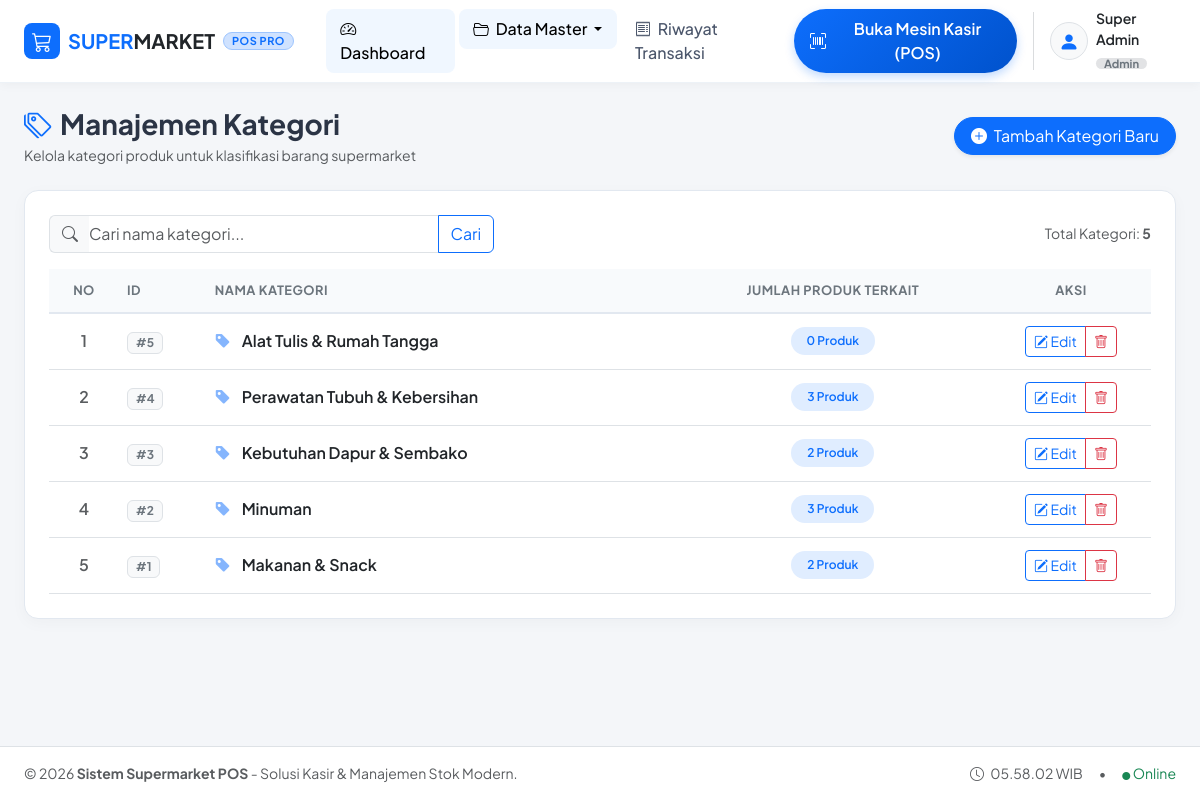
The page /kategori/index.php on the database its author committed.
### tables this page shows
CREATE TABLE `pengguna` (
  `id` int NOT NULL,
  `nama_pengguna` varchar(100) NOT NULL,
  `jabatan` enum('Admin','Kasir','Manager') NOT NULL DEFAULT 'Kasir',
  `username` varchar(50) NOT NULL,
  `password` varchar(255) NOT NULL
);

CREATE TABLE `kategori` (
  `id` int NOT NULL,
  `nama_kategori` varchar(100) NOT NULL
);

### includes/functions.php (called while the page is built, shortened)
<?php
function clean($data) {
    return htmlspecialchars(trim($data ?? ''), ENT_QUOTES, 'UTF-8');
}
function current_user() {
    $pdo = getDbConnection();
    $stmt = $pdo->query("SELECT * FROM pengguna ORDER BY id ASC LIMIT 1");
    $user = $stmt->fetch();
    if ($user) {
        return $user;
    }
    return [
        'id' => 1,
        'nama_pengguna' => 'Admin Kasir',
        'jabatan' => 'Kasir',
        'username' => 'kasir'
    ];
}

### kategori/index.php (the view, shortened to what this page needs)
<?php
require_once __DIR__ . '/../includes/header.php';
$pdo = getDbConnection();
$search = clean($_GET['search'] ?? '');
if (!empty($search)) {
    $stmt = $pdo->prepare("
        SELECT k.*, COUNT(p.id) as total_produk
        FROM kategori k
        LEFT JOIN produk p ON k.id = p.id_kategori
        WHERE k.nama_kategori LIKE ?
        GROUP BY k.id
        ORDER BY k.id DESC
    ");
    $stmt->execute(["%{$search}%"]);
} else {
    $stmt = $pdo->query("
        SELECT k.*, COUNT(p.id) as total_produk
        FROM kategori k
        LEFT JOIN produk p ON k.id = p.id_kategori
        GROUP BY k.id
        ORDER BY k.id DESC
    ");
}
$kategoris = $stmt->fetchAll();
?>
<div class="row align-items-center mb-4">
    <div class="col-md-6">
        <h3 class="fw-bold mb-1"><i class="bi bi-tags text-primary me-2"></i>Manajemen Kategori</h3>
        <p class="text-muted small mb-0">Kelola kategori produk untuk klasifikasi barang supermarket</p>
    </div>
    <div class="col-md-6 text-md-end mt-3 mt-md-0">
        <a href="create.php" class="btn btn-primary rounded-pill px-3 shadow-sm">
            <i class="bi bi-plus-circle-fill me-1"></i> Tambah Kategori Baru
        </a>
    </div>
</div>
<div class="card card-custom">
    <div class="card-body p-4">
        <div class="row mb-3">
            <div class="col-md-5">
                <form method="GET" class="input-group">
                    <span class="input-group-text bg-light border-end-0"><i class="bi bi-search text-muted"></i></span>
                    <input type="text" name="search" class="form-control border-start-0 ps-0" placeholder="Cari nama kategori..." value="<?= htmlspecialchars($search) ?>">
                    <button class="btn btn-outline-primary" type="submit">Cari</button>
                </form>
            </div>
            <div class="col-md-7 text-md-end text-muted small align-self-center mt-2 mt-md-0">
                Total Kategori: <strong><?= count($kategoris) ?></strong>
            </div>
        </div>
        <div class="table-responsive">
            <table class="table table-custom table-hover align-middle mb-0">
                <thead>
                    <tr>
                        <th style="width: 70px;" class="text-center">No</th>
                        <th>ID</th>
                        <th>Nama Kategori</th>
                        <th class="text-center">Jumlah Produk Terkait</th>
                        <th style="width: 160px;" class="text-center">Aksi</th>
                    </tr>
                </thead>
                <tbody>
                    <?php if (empty($kategoris)): ?>
                        <tr>
                            <td colspan="5" class="text-center py-5 text-muted">
                                <i class="bi bi-inbox fs-1 d-block mb-2 text-secondary opacity-50"></i>
                                Tidak ada data kategori yang ditemukan.
                            </td>
                        </tr>
                    <?php else: ?>
                        <?php foreach ($kategoris as $idx => $k): ?>
                            <tr>
                                <td class="text-center text-muted fw-semibold"><?= $idx + 1 ?></td>
                                <td><span class="badge bg-light text-secondary border">#<?= $k['id'] ?></span></td>
                                <td class="fw-semibold text-dark">
                                    <i class="bi bi-tag-fill text-primary opacity-50 me-2"></i>
                                    <?= htmlspecialchars($k['nama_kategori']) ?>
                                </td>
                                <td class="text-center">
                                    <span class="badge badge-subtle-primary px-3 py-2 rounded-pill">
                                        <?= (int)$k['total_produk'] ?> Produk
                                    </span>
                                </td>
                                <td class="text-center">
                                    <div class="btn-group btn-group-sm">
                                        <a href="edit.php?id=<?= $k['id'] ?>" class="btn btn-outline-primary" title="Edit Kategori">
                                            <i class="bi bi-pencil-square"></i> Edit
                                        </a>
                                        <a href="index.php?action=delete&id=<?= $k['id'] ?>"
                                           class="btn btn-outline-danger"
                                           onclick="confirmDelete(event, this.href, 'Hapus Kategori <?= htmlspecialchars(addslashes($k['nama_kategori'])) ?>?');"
                                           title="Hapus Kategori">
                                            <i class="bi bi-trash"></i>
                                        </a>
                                    </div>
                                </td>
                            </tr>
                        <?php endforeach; ?>
                    <?php endif; ?>
                </tbody>
            </table>
        </div>
    </div>
</div>
<?php require_once __DIR__ . '/../includes/footer.php'; ?>

### includes/header.php (shortened to what this page needs)
<?php
require_once __DIR__ . '/functions.php';
$activeUser = current_user();
$scriptName = $_SERVER['SCRIPT_NAME'] ?? '';
$depth = substr_count(trim($scriptName, '/'), '/');
$baseUrl = ($depth > 1) ? '../' : '';
?>
<!DOCTYPE html>
<html lang="id">
<head>
    <link href="https://cdn.jsdelivr.net/npm/bootstrap@5.3.3/dist/css/bootstrap.min.css" rel="stylesheet">
    <link rel="stylesheet" href="https://cdn.jsdelivr.net/npm/bootstrap-icons@1.11.3/font/bootstrap-icons.min.css">
    <link rel="stylesheet" href="https://cdn.jsdelivr.net/npm/sweetalert2@11/dist/sweetalert2.min.css">
</head>
<body>
<nav class="navbar navbar-expand-lg main-navbar sticky-top">
    <div class="container-fluid px-lg-4">
        <a class="navbar-brand d-flex align-items-center gap-2 fw-bold text-primary" href="<?= $baseUrl ?>index.php">
            <span class="d-inline-flex align-items-center justify-content-center bg-primary text-white rounded-3 p-2" style="width: 36px; height: 36px;">
                <i class="bi bi-cart3 fs-5"></i>
            </span>
            <span class="fs-5 tracking-tight">SUPER<span class="text-dark">MARKET</span></span>
            <span class="badge bg-primary-subtle text-primary border border-primary-subtle navbar-brand-badge rounded-pill">POS PRO</span>
        </a>
        <div class="collapse navbar-collapse" id="navbarContent">
            <ul class="navbar-nav me-auto mb-2 mb-lg-0 ms-lg-3 gap-1">
                <li class="nav-item">
                    <a class="nav-link <?= (basename($_SERVER['PHP_SELF']) == 'index.php' && $depth <= 1) ? 'active' : '' ?>" href="<?= $baseUrl ?>index.php">
                        <i class="bi bi-speedometer2 me-1"></i> Dashboard
                    </a>
                </li>
                <li class="nav-item dropdown">
                    <a class="nav-link dropdown-toggle <?= (strpos($_SERVER['PHP_SELF'], 'produk') !== false || strpos($_SERVER['PHP_SELF'], 'kategori') !== false) ? 'active' : '' ?>" href="#" role="button" data-bs-toggle="dropdown" aria-expanded="false">
                        <i class="bi bi-folder2-open me-1"></i> Data Master
                    </a>
                </li>
                <li class="nav-item">
                    <a class="nav-link <?= (basename($_SERVER['PHP_SELF']) == 'riwayat.php') ? 'active' : '' ?>" href="<?= $baseUrl ?>riwayat.php">
                        <i class="bi bi-receipt me-1"></i> Riwayat Transaksi
                    </a>
                </li>
            </ul>
            <div class="d-flex align-items-center gap-3">
                <a href="<?= $baseUrl ?>kasir.php" class="btn btn-pos-launch rounded-pill px-3 py-2 d-flex align-items-center gap-2">
                    <i class="bi bi-upc-scan fs-6"></i>
                    <span>Buka Mesin Kasir (POS)</span>
                </a>
                <div class="d-flex align-items-center gap-2">
                    <div class="bg-light rounded-circle p-2 text-primary border d-flex align-items-center justify-content-center" style="width: 38px; height: 38px;">
                        <i class="bi bi-person-fill fs-5"></i>
                    </div>
                    <div class="d-none d-sm-block text-start leading-tight">
                        <div class="fw-semibold small text-dark"><?= htmlspecialchars($activeUser['nama_pengguna'] ?? 'Kasir') ?></div>
                        <span class="badge bg-secondary-subtle text-secondary py-0 px-2 rounded-pill" style="font-size: 0.7rem;">
                            <?= htmlspecialchars($activeUser['jabatan'] ?? 'Kasir') ?>
                        </span>
                    </div>
                </div>
            </div>
        </div>
    </div>
</nav>
<main class="flex-grow-1 py-4">
    <div class="container-fluid px-lg-4">

### includes/footer.php (shortened to what this page needs)
    </div>
</main>
<footer class="bg-white border-top py-3 mt-auto">
    <div class="container-fluid px-lg-4 d-flex flex-column flex-md-row justify-content-between align-items-center gap-2 small text-muted">
        <div>
            &copy; <?= date('Y') ?> <strong>Sistem Supermarket POS</strong> - Solusi Kasir & Manajemen Stok Modern.
        </div>
        <div class="d-flex align-items-center gap-3">
            <span><i class="bi bi-clock me-1"></i> <span id="currentRealtimeClock"><?= date('H:i:s') ?> WIB</span></span>
            <span>&bull;</span>
            <span class="text-success"><i class="bi bi-circle-fill" style="font-size: 8px;"></i> Online</span>
        </div>
    </div>
</footer>
</body>
</html>

### includes/header.php (style rules this page uses)
:root { --pos-primary: #0d6efd; --pos-primary-dark: #0a58ca; --pos-success: #198754; --pos-bg: #f4f6f9; --pos-card-border: #e2e8f0; }
body { font-family: 'Plus Jakarta Sans', -apple-system, BlinkMacSystemFont, "Segoe UI", Roboto, sans-serif; background-color: var(--pos-bg); color: #2b3445; min-height: 100vh; display: flex; flex-direction: column; }
.navbar-brand-badge { font-size: 0.68rem; padding: 3px 8px; letter-spacing: 0.5px; font-weight: 700; }
.main-navbar { background: #ffffff; box-shadow: 0 2px 10px rgba(0,0,0,0.04); border-bottom: 1px solid #edf2f7; }
.nav-link { font-weight: 500; color: #4b566b; padding: 0.5rem 0.9rem !important; border-radius: 8px; transition: all 0.2s ease; }
.nav-link:hover, .nav-link.active { color: var(--pos-primary); background-color: #f0f7ff; }
.btn-pos-launch { background: linear-gradient(135deg, #0d6efd 0%, #0052cc 100%); border: none; color: white !important; font-weight: 600; box-shadow: 0 4px 10px rgba(13, 110, 253, 0.25); transition: transform 0.15s ease, box-shadow 0.15s ease; }
.card-custom { border: 1px solid var(--pos-card-border); border-radius: 14px; box-shadow: 0 4px 16px rgba(0, 0, 0, 0.03); background: #ffffff; transition: all 0.2s ease; }
.badge-subtle-primary { background-color: #e0edff; color: #0d6efd; font-weight: 600; }
.table-custom th { font-size: 0.8rem; text-transform: uppercase; letter-spacing: 0.5px; color: #6c757d; background-color: #f8fafc; border-bottom: 2px solid #e2e8f0; padding-top: 12px; padding-bottom: 12px; }
.table-custom td { vertical-align: middle; padding-top: 12px; padding-bottom: 12px; }

### rows shown on the page
pengguna: nama_pengguna "Super Admin", jabatan "Admin"
kategori: id "5", nama_kategori "Alat Tulis & Rumah Tangga", total_produk "0"
kategori: id "4", nama_kategori "Perawatan Tubuh & Kebersihan", total_produk "3"
kategori: id "3", nama_kategori "Kebutuhan Dapur & Sembako", total_produk "2"
kategori: id "2", nama_kategori "Minuman", total_produk "3"
kategori: id "1", nama_kategori "Makanan & Snack", total_produk "2"

### other values the page prints
count($kategoris) "5"
